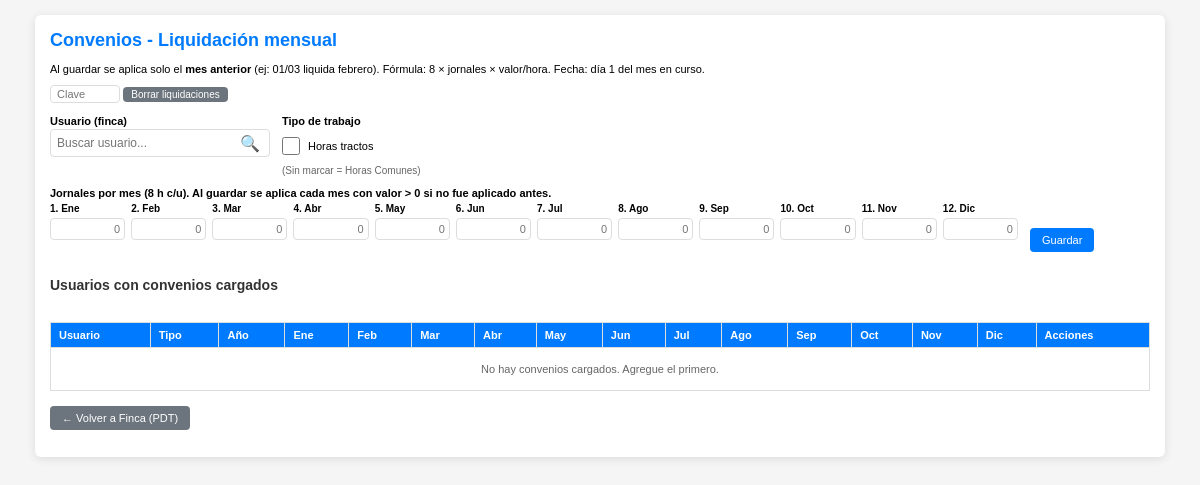
Before: /gestionar_convenios.php (signed in) with the older database file.
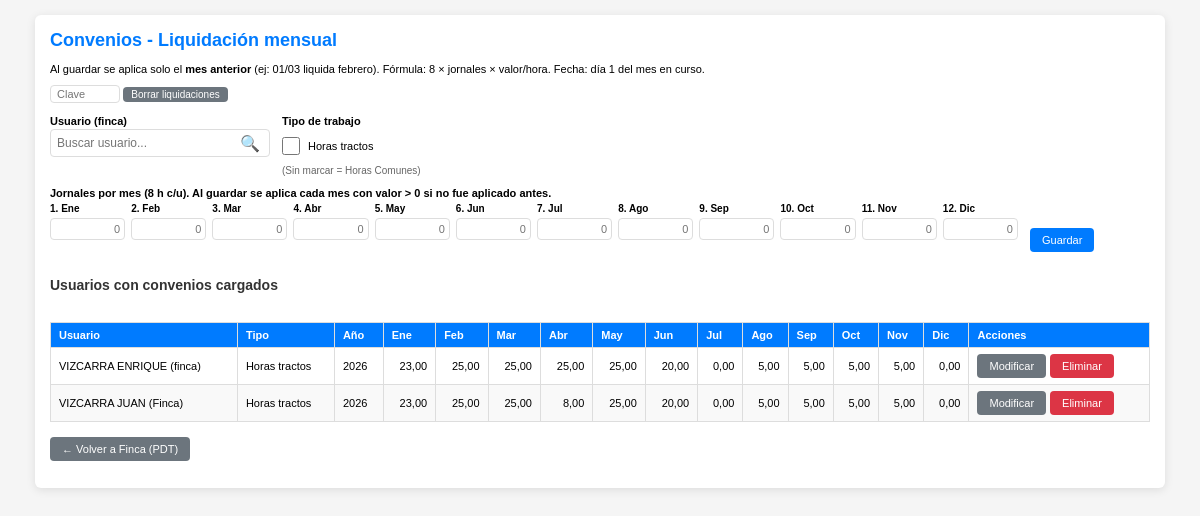
After: the same page with the newer database file.
### tables this page shows
CREATE TABLE `convenios_finca` (
  `id` int(11) NOT NULL AUTO_INCREMENT,
  `usuario_id` int(11) NOT NULL,
  `tipo_trabajo` varchar(50) NOT NULL DEFAULT 'Horas Comunes',
  `anio` int(11) NOT NULL,
  `monto_mes_1` decimal(12,2) DEFAULT 0.00,
  `monto_mes_2` decimal(12,2) DEFAULT 0.00,
  `monto_mes_3` decimal(12,2) DEFAULT 0.00,
  `monto_mes_4` decimal(12,2) DEFAULT 0.00,
  `monto_mes_5` decimal(12,2) DEFAULT 0.00,
  `monto_mes_6` decimal(12,2) DEFAULT 0.00,
  `monto_mes_7` decimal(12,2) DEFAULT 0.00,
  `monto_mes_8` decimal(12,2) DEFAULT 0.00,
  `monto_mes_9` decimal(12,2) DEFAULT 0.00,
  `monto_mes_10` decimal(12,2) DEFAULT 0.00,
  `monto_mes_11` decimal(12,2) DEFAULT 0.00,
  `monto_mes_12` decimal(12,2) DEFAULT 0.00,
  `fecha_creacion` timestamp NULL DEFAULT current_timestamp(),
  PRIMARY KEY (`id`),
  UNIQUE KEY `uk_usuario_tipo_anio` (`usuario_id`,`tipo_trabajo`,`anio`),
  KEY `idx_usuario` (`usuario_id`),
  KEY `idx_anio` (`anio`),
  CONSTRAINT `convenios_finca_ibfk_1` FOREIGN KEY (`usuario_id`) REFERENCES `usuarios` (`id`) ON DELETE CASCADE
);

CREATE TABLE `usuarios` (
  `id` int(11) NOT NULL AUTO_INCREMENT,
  `acceso_creador_id` int(11) DEFAULT NULL COMMENT 'NULL=principal',
  `apellido` varchar(150) NOT NULL,
  `dni` varchar(20) NOT NULL,
  `cuit` varchar(25) DEFAULT NULL,
  `domicilio` varchar(200) DEFAULT NULL,
  `email` varchar(100) DEFAULT NULL,
  `celular` varchar(20) DEFAULT NULL,
  `consorcio` varchar(100) DEFAULT NULL,
  PRIMARY KEY (`id`),
  KEY `idx_acceso_creador` (`acceso_creador_id`)
);

### gestionar_convenios.php (the view, shortened to what the changed rows need)
<?php
require_once __DIR__ . '/config_clave_borrado.php';
$fila_edit = null;
$lista = mysqli_query($conexion, "
    SELECT c.*, u.apellido AS usuario_nombre
    FROM convenios_finca c
    INNER JOIN usuarios u ON u.id = c.usuario_id
    ORDER BY c.anio DESC, u.apellido ASC, c.tipo_trabajo ASC
");
?>
<!DOCTYPE html>
<html lang="es">
<head>
</head>
<body>
    <div class="container">
        <h2>Convenios - Liquidación mensual</h2>
        <form method="POST" class="form-nav-enter">
            <div class="form-row">
                <div class="campo" style="flex: 2;">
                    <div class="grid-meses">
                        <?php for ($m = 1; $m <= 12; $m++):
                            $nombres = ['Ene','Feb','Mar','Abr','May','Jun','Jul','Ago','Sep','Oct','Nov','Dic'];
                            $val = $fila_edit ? ($fila_edit["monto_mes_$m"] ?? 0) : '';
                        ?>
                            <div class="mes-campo">
                                <label><?= $m ?>. <?= $nombres[$m-1] ?></label>
                                <input type="text" name="mes_<?= $m ?>" placeholder="0" value="<?= htmlspecialchars($val) ?>" inputmode="decimal">
                            </div>
                        <?php endfor; ?>
                    </div>
                </div>
            </div>
        </form>
        <div class="wrap-tabla">
            <table>
                <thead>
                    <tr>
                        <th>Usuario</th>
                        <th>Tipo</th>
                        <th>Año</th>
                        <th>Ene</th><th>Feb</th><th>Mar</th><th>Abr</th><th>May</th><th>Jun</th>
                        <th>Jul</th><th>Ago</th><th>Sep</th><th>Oct</th><th>Nov</th><th>Dic</th>
                        <th>Acciones</th>
                    </tr>
                </thead>
                <tbody>
                    <?php if ($lista && mysqli_num_rows($lista) > 0): ?>
                        <?php while ($f = mysqli_fetch_assoc($lista)): ?>
                            <tr>
                                <td><?= htmlspecialchars($f['usuario_nombre']) ?></td>
                                <td><?= htmlspecialchars($f['tipo_trabajo']) ?></td>
                                <td><?= $f['anio'] ?></td>
                                <?php for ($m = 1; $m <= 12; $m++): ?>
                                    <td style="text-align:right;"><?= number_format((float)($f["monto_mes_$m"] ?? 0), 2, ',', '.') ?></td>
                                <?php endfor; ?>
                                <td>
                                    <div class="acciones">
                                        <form method="POST" style="display:inline;">
                                            <button type="submit" name="editar" class="btn btn-secondary">Modificar</button>
                                        </form>
                                        <form method="POST" style="display:inline;" onsubmit="return confirm('¿Eliminar este convenio?');">
                                            <button type="submit" name="eliminar" class="btn btn-danger">Eliminar</button>
                                        </form>
                                    </div>
                                </td>
                            </tr>
                        <?php endwhile; ?>
                    <?php else: ?>
                        <tr>
                            <td colspan="16" style="text-align:center; padding:15px; color:#666;">No hay convenios cargados. Agregue el primero.</td>
                        </tr>
                    <?php endif; ?>
                </tbody>
            </table>
        </div>
    </div>
</body>
</html>

Changed rows visible on the page:
added convenios_finca: usuario.apellido "VIZCARRA ENRIQUE (finca)", tipo_trabajo "Horas tractos", anio "2026", monto_mes_1 "23,00", monto_mes_2 "25,00", monto_mes_3 "25,00", monto_mes_4 "25,00", monto_mes_5 "25,00", monto_mes_6 "20,00", monto_mes_7 "0,00", monto_mes_8 "5,00", monto_mes_9 "5,00", monto_mes_10 "5,00", monto_mes_11 "5,00", monto_mes_12 "0,00"
added convenios_finca: usuario.apellido "VIZCARRA JUAN (Finca)", tipo_trabajo "Horas tractos", anio "2026", monto_mes_1 "23,00", monto_mes_2 "25,00", monto_mes_3 "25,00", monto_mes_4 "8,00", monto_mes_5 "25,00", monto_mes_6 "20,00", monto_mes_7 "0,00", monto_mes_8 "5,00", monto_mes_9 "5,00", monto_mes_10 "5,00", monto_mes_11 "5,00", monto_mes_12 "0,00"
Other visible differences:
text no longer shown: "No hay convenios cargados. Agregue el primero."
